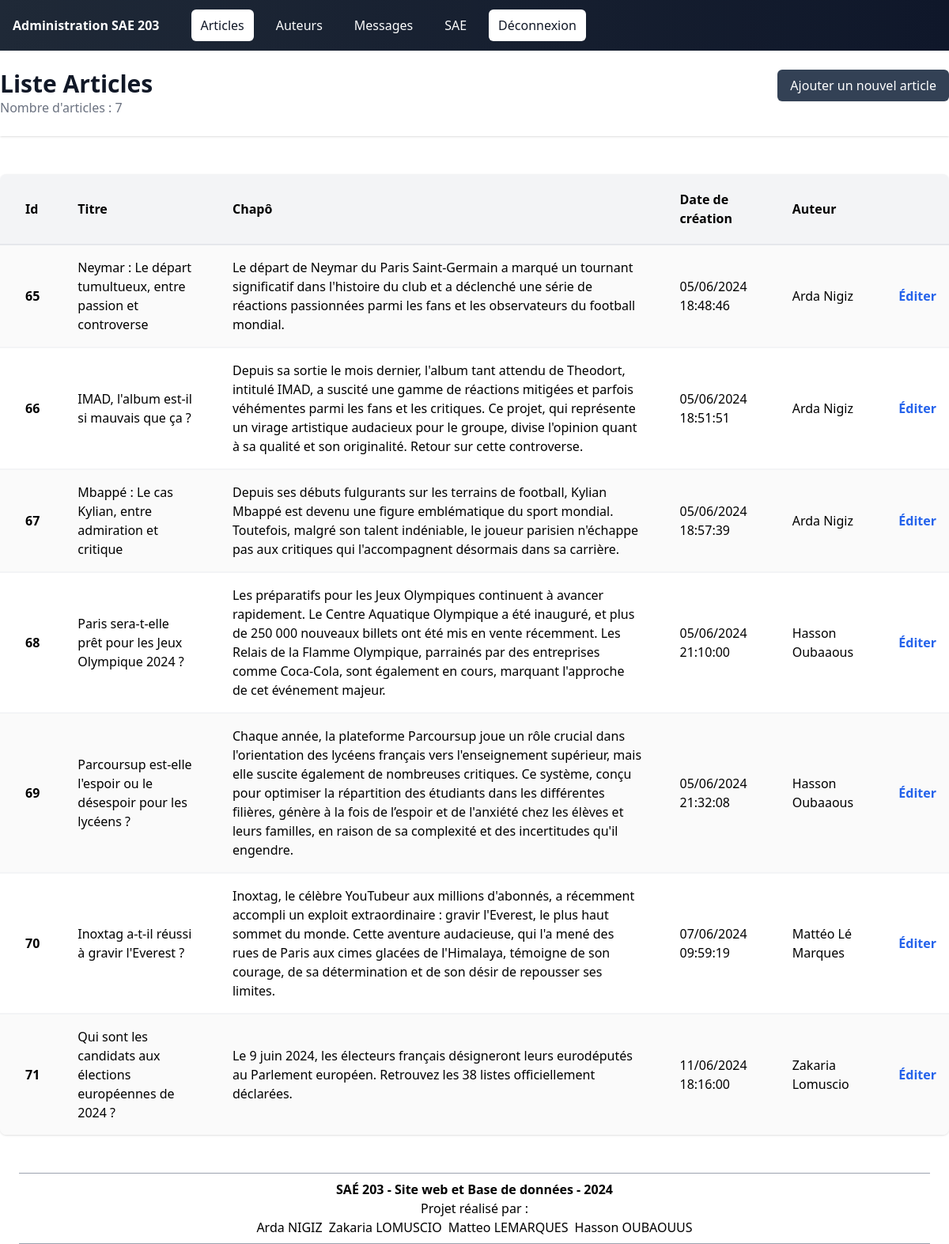
/code/administration/articles/index.php (signed in), run on the app's committed database.
### tables this page shows
CREATE TABLE `article` (
  `id` int(11) NOT NULL,
  `auteur_id` int(11) DEFAULT NULL,
  `titre` varchar(255) NOT NULL,
  `chapo` longtext NOT NULL,
  `contenu` longtext NOT NULL,
  `lien_image` varchar(255) NOT NULL,
  `date_creation` datetime NOT NULL DEFAULT current_timestamp() COMMENT '(DC2Type:datetime_immutable)',
  `lien_yt` varchar(255) NOT NULL
);

### code/administration/articles/index.php (the view, shortened to what this page needs)
<?php
require_once('../../ressources/includes/connexion-bdd.php');
$requete_brute = '
    SELECT
        ar.id,
        ar.titre AS titre_article,
        ar.chapo AS chapo_article,
        ar.contenu AS contenu_article,
        ar.lien_image AS image_article,
        ar.lien_yt AS lien_yt_article,
        ar.date_creation AS date_creation_article,
        ar.auteur_id AS article_auteur_id,
        CONCAT(auteur.nom, " ", auteur.prenom) AS auteur
    FROM article AS ar
    LEFT JOIN auteur
    ON ar.auteur_id = auteur.id;
';
$resultat_brut = mysqli_query($mysqli_link, $requete_brute);
$resultat_liste = mysqli_query($mysqli_link, $requete_brute);
$page_courante = "articles";
$racine_URL = $_SERVER['REQUEST_URI'];
$URL_creation = "{$racine_URL}/creation.php";
?>
<!DOCTYPE html>
<html lang="fr">
<head>
    <?php require_once("../ressources/includes/head.php"); ?>
</head>
<body>
    <?php require_once('../ressources/includes/menu-principal.php'); ?>
    <header class="bg-white shadow">
        <div class="mx-auto max-w-7xl py-6 justify-between flex">
            <div>
                <h1 class="text-3xl font-bold text-gray-900">Liste Articles</h1>
                <p class="text-gray-500">Nombre d'articles : <?php echo mysqli_num_rows($resultat_liste); ?></p>
            </div>
            <a href="<?php echo $URL_creation ?>" class="self-start block rounded-md py-2 px-4 text-base font-medium text-white shadow-sm bg-slate-700 hover:bg-slate-900">Ajouter un nouvel article</a>
        </div>
    </header>
    <main>
        <div class="mx-auto max-w-7xl py-6">
            <div class="py-6">
                <table class="w-full bg-white rounded-lg overflow-hidden border-collapse shadow">
                    <thead class="bg-gray-100">
                        <tr>
                            <th class="font-bold pl-8 py-5 text-left">Id</th>
                            <th class="font-bold pl-8 py-5 text-left">Titre</th>
                            <th class="font-bold pl-8 py-5 text-left">Chapô</th>
                            <th class="font-bold pl-8 py-5 text-left">Date de création</th>
                            <th class="font-bold pl-8 py-5 text-left">Auteur</th>
                            <th class="pl-8 py-5"></th>
                        </tr>
                    </thead>
                    <tbody>
                        <?php
                        while ($element = mysqli_fetch_array($resultat_brut, MYSQLI_ASSOC)) {
                            $lien_edition = "{$racine_URL}/edition.php?id={$element["id"]}";
                            $date_creation = new DateTime($element["date_creation_article"]);
                            $auteur_article = $element["auteur"];
                        ?>
                            <tr class="odd:bg-neutral-50  border-b-2 border-b-gray-100 last:border-b-0 first:border-t-2 first:border-t-gray-200">
                                <td class="pl-8 p-4 font-bold">
                                    <?php echo $element["id"]; ?>
                                </td>
                                <td class="pl-8 p-4"><?php echo $element["titre_article"]; ?></td>
                                <td class="pl-8 p-4"><?php echo $element["chapo_article"]; ?></td>
                                <td class="pl-8 p-4"><?php echo $date_creation->format('d/m/Y H:i:s'); ?></td>
                                <td class="pl-8 p-4">
                                    <?php echo $auteur_article; ?>
                                </td>
                                <td class="pl-8 p-4">
                                    <a href='<?php echo $lien_edition; ?>' class='font-bold text-blue-600'>Éditer</a>
                                </td>
                            </tr>
                        <?php } ?>
                    </tbody>
                </table>
            </div>
        </div>
    </main>
    <?php
        require_once("../ressources/includes/global-footer.php");
    ?>
</body>
</html>

### code/administration/ressources/includes/head.php (shortened to what this page needs)
<link rel="stylesheet" href="ressources/css/ne-pas-modifier/global.css">
<link rel="stylesheet" href="administration/ressources/css/ne-pas-modifier/adm-style.css">
<script src="https://cdn.tailwindcss.com?plugins=forms"></script>

### code/administration/ressources/includes/menu-principal.php
<?php
$liste_entrees_menu = [
    [
        "lien" => "./administration/articles",
        "nom" => "Articles",
        "clef" => "articles"
    ],
    [
        "lien" => "./administration/auteurs",
        "nom" => "Auteurs",
        "clef" => "auteurs"
    ],
    [
        "lien" => "./administration/messages",
        "nom" => "Messages",
        "clef" => "messages"
    ],
    [
        "lien" => "./administration/sae",
        "nom" => "SAE",
        "clef" => "sae"
    ],
    [
        "lien" => "/code/administration/connexion/deconnexion.php",
        "nom" => "Déconnexion",
        "clef" => "deconnexion"
    ]
];
?>
<nav class="bg-gradient-to-r from-gray-800 to-slate-900">
    <div class="mx-auto px-4 max-w-7xl">
        <div class="flex h-16 items-center justify-between">
            <div class="flex items-center">
                <div class="flex-shrink-0">
                    <h1 class="text-white font-bold">Administration SAE 203</h1>
                </div>
                <div class="ml-10 flex items-baseline space-x-4">
                    <?php foreach ($liste_entrees_menu as $entree_menu) {
                        $liste_classes = 'text-white ';
                        $aria_current_attr = "";
                        if ($page_courante === $entree_menu["clef"]) {
                            $aria_current_attr = "aria-current='page'";
                            $liste_classes = "bg-white text-gray-900";
                        }
                        if ($entree_menu["clef"] === "deconnexion") {
                            echo "
                                <form action='{$entree_menu["lien"]}' method='post'>
                                    <button type='submit' class='bg-white text-gray-900 rounded-md font-medium hover:bg-gray-700 hover:text-white px-3 py-2'>
                                        {$entree_menu["nom"]}
                                    </button>
                                </form>
                            ";
                        } else {
                            echo "
                                <a href='{$entree_menu["lien"]}' class='{$liste_classes} rounded-md font-medium hover:bg-gray-700 hover:text-white px-3 py-2' $aria_current_attr>
                                    {$entree_menu["nom"]}
                                </a>
                            ";
                        }
                    } ?>
                </div>
            </div>
        </div>
    </div>
</nav>

### code/administration/ressources/includes/global-footer.php
<footer class="border-y border-gray-400 text-center mx-6 py-2">
    <p class="font-bold">SAÉ 203 - Site web et Base de données - <?php echo date("Y"); ?></p>
    <p>Projet réalisé par :</p>
    <ul class="inline-flex">
        <li class="px-1">Arda NIGIZ</li>
        <li class="px-1">Zakaria LOMUSCIO</li>
        <li class="px-1">Matteo LEMARQUES</li>
        <li class="px-1">Hasson OUBAOUUS</li>
    </ul>
</footer>

### data on the page
article: id "65", titre "Neymar : Le départ tumultueux, entre passion et controverse", chapo "Le départ de Neymar du Paris Saint-Germain a marqué un tournant significatif dans l'histoire du club et a déclenché une série de réactions passionnées parmi les fans et les observateurs du football mondial.", date_creation "05/06/2024 18:48:46", auteur_article "Arda Nigiz"
article: id "66", titre "IMAD, l'album est-il si mauvais que ça ?", chapo "Depuis sa sortie le mois dernier, l'album tant attendu de Theodort, intitulé IMAD, a suscité une gamme de réactions mitigées et parfois véhémentes parmi les fans et les critiques. Ce projet, qui représente un virage artistique audacieux pour le groupe, divise l'opinion quant à sa qualité et son originalité. Retour sur cette controverse.", date_creation "05/06/2024 18:51:51", auteur_article "Arda Nigiz"
article: id "67", titre "Mbappé : Le cas Kylian, entre admiration et critique", chapo "Depuis ses débuts fulgurants sur les terrains de football, Kylian Mbappé est devenu une figure emblématique du sport mondial. Toutefois, malgré son talent indéniable, le joueur parisien n'échappe pas aux critiques qui l'accompagnent désormais dans sa carrière.", date_creation "05/06/2024 18:57:39", auteur_article "Arda Nigiz"
article: id "68", titre "Paris sera-t-elle prêt pour les Jeux Olympique 2024 ?", chapo "Les préparatifs pour les Jeux Olympiques continuent à avancer rapidement. Le Centre Aquatique Olympique a été inauguré, et plus de 250 000 nouveaux billets ont été mis en vente récemment. Les Relais de la Flamme Olympique, parrainés par des entreprises comme Coca-Cola, sont également en cours, marquant l'approche de cet événement majeur.", date_creation "05/06/2024 21:10:00", auteur_article "Hasson Oubaaous"
article: id "69", titre "Parcoursup est-elle l'espoir ou le désespoir pour les lycéens ?", chapo "Chaque année, la plateforme Parcoursup joue un rôle crucial dans l'orientation des lycéens français vers l'enseignement supérieur, mais elle suscite également de nombreuses critiques. Ce système, conçu pour optimiser la répartition des étudiants dans les différentes filières, génère à la fois de l’espoir et de l'anxiété chez les élèves et leurs familles, en raison de sa complexité et des incertitudes qu'il engendre.", date_creation "05/06/2024 21:32:08", auteur_article "Hasson Oubaaous"
article: id "70", titre "Inoxtag a-t-il réussi à gravir l'Everest ?", chapo "Inoxtag, le célèbre YouTubeur aux millions d'abonnés, a récemment accompli un exploit extraordinaire : gravir l'Everest, le plus haut sommet du monde. Cette aventure audacieuse, qui l'a mené des rues de Paris aux cimes glacées de l'Himalaya, témoigne de son courage, de sa détermination et de son désir de repousser ses limites.", date_creation "07/06/2024 09:59:19", auteur_article "Mattéo Lé Marques"
article: id "71", titre "Qui sont les candidats aux élections européennes de 2024 ?", chapo "Le 9 juin 2024, les électeurs français désigneront leurs eurodéputés au Parlement européen. Retrouvez les 38 listes officiellement déclarées.", date_creation "11/06/2024 18:16:00", auteur_article "Zakaria Lomuscio"

### other printed values
$entree_menu["nom"] "Articles"
$entree_menu["nom"] "Auteurs"
$entree_menu["nom"] "Messages"
$entree_menu["nom"] "SAE"
$entree_menu["nom"] "Déconnexion"
mysqli_num_rows($resultat_liste) "7"
